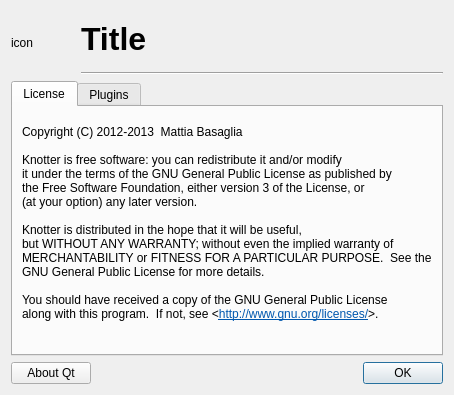
<?xml version="1.0" encoding="UTF-8"?>
<ui version="4.0">
 <class>About_Dialog</class>
 <widget class="QDialog" name="About_Dialog">
  <property name="geometry">
   <rect>
    <x>0</x>
    <y>0</y>
    <width>416</width>
    <height>395</height>
   </rect>
  </property>
  <property name="windowIcon">
   <iconset theme="help-about">
    <normaloff/>
   </iconset>
  </property>
  <layout class="QVBoxLayout" name="verticalLayout_3">
   <item>
    <layout class="QHBoxLayout" name="horizontalLayout_2">
     <item>
      <widget class="QLabel" name="label_icon">
       <property name="sizePolicy">
        <sizepolicy hsizetype="Fixed" vsizetype="Fixed">
         <horstretch>0</horstretch>
         <verstretch>0</verstretch>
        </sizepolicy>
       </property>
       <property name="minimumSize">
        <size>
         <width>64</width>
         <height>64</height>
        </size>
       </property>
       <property name="maximumSize">
        <size>
         <width>64</width>
         <height>64</height>
        </size>
       </property>
       <property name="text">
        <string notr="true">icon</string>
       </property>
      </widget>
     </item>
     <item>
      <layout class="QVBoxLayout" name="verticalLayout_2">
       <item>
        <widget class="QLabel" name="label_title">
         <property name="font">
          <font>
           <pointsize>24</pointsize>
           <weight>75</weight>
           <bold>true</bold>
          </font>
         </property>
         <property name="text">
          <string notr="true">Title</string>
         </property>
        </widget>
       </item>
       <item>
        <widget class="Line" name="line">
         <property name="orientation">
          <enum>Qt::Horizontal</enum>
         </property>
        </widget>
       </item>
      </layout>
     </item>
    </layout>
   </item>
   <item>
    <widget class="QTabWidget" name="tabWidget">
     <property name="currentIndex">
      <number>0</number>
     </property>
     <widget class="QWidget" name="tab_license">
      <attribute name="title">
       <string>License</string>
      </attribute>
      <layout class="QVBoxLayout" name="verticalLayout">
       <item>
        <widget class="QLabel" name="label">
         <property name="text">
          <string>&lt;!DOCTYPE HTML PUBLIC &quot;-//W3C//DTD HTML 4.0//EN&quot; &quot;http://www.w3.org/TR/REC-html40/strict.dtd&quot;&gt;
&lt;html&gt;&lt;head&gt;&lt;meta name=&quot;qrichtext&quot; content=&quot;1&quot; /&gt;&lt;style type=&quot;text/css&quot;&gt;
p, li { white-space: pre-wrap; }
&lt;/style&gt;&lt;/head&gt;&lt;body style=&quot; font-family:'Sans Serif'; font-size:9pt; font-weight:400; font-style:normal;&quot;&gt;
&lt;p style=&quot; margin-top:0px; margin-bottom:0px; margin-left:0px; margin-right:0px; -qt-block-indent:0; text-indent:0px;&quot;&gt;Copyright (C) 2012-2013  Mattia Basaglia&lt;/p&gt;
&lt;p style=&quot;-qt-paragraph-type:empty; margin-top:0px; margin-bottom:0px; margin-left:0px; margin-right:0px; -qt-block-indent:0; text-indent:0px;&quot;&gt;&lt;br /&gt;&lt;/p&gt;
&lt;p style=&quot; margin-top:0px; margin-bottom:0px; margin-left:0px; margin-right:0px; -qt-block-indent:0; text-indent:0px;&quot;&gt;Knotter is free software: you can redistribute it and/or modify&lt;/p&gt;
&lt;p style=&quot; margin-top:0px; margin-bottom:0px; margin-left:0px; margin-right:0px; -qt-block-indent:0; text-indent:0px;&quot;&gt;it under the terms of the GNU General Public License as published by&lt;/p&gt;
&lt;p style=&quot; margin-top:0px; margin-bottom:0px; margin-left:0px; margin-right:0px; -qt-block-indent:0; text-indent:0px;&quot;&gt;the Free Software Foundation, either version 3 of the License, or&lt;/p&gt;
&lt;p style=&quot; margin-top:0px; margin-bottom:0px; margin-left:0px; margin-right:0px; -qt-block-indent:0; text-indent:0px;&quot;&gt;(at your option) any later version.&lt;/p&gt;
&lt;p style=&quot;-qt-paragraph-type:empty; margin-top:0px; margin-bottom:0px; margin-left:0px; margin-right:0px; -qt-block-indent:0; text-indent:0px;&quot;&gt;&lt;br /&gt;&lt;/p&gt;
&lt;p style=&quot; margin-top:0px; margin-bottom:0px; margin-left:0px; margin-right:0px; -qt-block-indent:0; text-indent:0px;&quot;&gt;Knotter is distributed in the hope that it will be useful,&lt;/p&gt;
&lt;p style=&quot; margin-top:0px; margin-bottom:0px; margin-left:0px; margin-right:0px; -qt-block-indent:0; text-indent:0px;&quot;&gt;but WITHOUT ANY WARRANTY; without even the implied warranty of&lt;/p&gt;
&lt;p style=&quot; margin-top:0px; margin-bottom:0px; margin-left:0px; margin-right:0px; -qt-block-indent:0; text-indent:0px;&quot;&gt;MERCHANTABILITY or FITNESS FOR A PARTICULAR PURPOSE.  See the&lt;/p&gt;
&lt;p style=&quot; margin-top:0px; margin-bottom:0px; margin-left:0px; margin-right:0px; -qt-block-indent:0; text-indent:0px;&quot;&gt;GNU General Public License for more details.&lt;/p&gt;
&lt;p style=&quot;-qt-paragraph-type:empty; margin-top:0px; margin-bottom:0px; margin-left:0px; margin-right:0px; -qt-block-indent:0; text-indent:0px;&quot;&gt;&lt;br /&gt;&lt;/p&gt;
&lt;p style=&quot; margin-top:0px; margin-bottom:0px; margin-left:0px; margin-right:0px; -qt-block-indent:0; text-indent:0px;&quot;&gt;You should have received a copy of the GNU General Public License&lt;/p&gt;
&lt;p style=&quot; margin-top:0px; margin-bottom:0px; margin-left:0px; margin-right:0px; -qt-block-indent:0; text-indent:0px;&quot;&gt;along with this program.  If not, see &amp;lt;&lt;a href=&quot;http://www.gnu.org/licenses/&quot;&gt;&lt;span style=&quot; text-decoration: underline; color:#0057ae;&quot;&gt;http://www.gnu.org/licenses/&lt;/span&gt;&lt;/a&gt;&amp;gt;.&lt;/p&gt;
&lt;p style=&quot;-qt-paragraph-type:empty; margin-top:0px; margin-bottom:0px; margin-left:0px; margin-right:0px; -qt-block-indent:0; text-indent:0px;&quot;&gt;&lt;br /&gt;&lt;/p&gt;&lt;/body&gt;&lt;/html&gt;</string>
         </property>
         <property name="textFormat">
          <enum>Qt::RichText</enum>
         </property>
        </widget>
       </item>
      </layout>
     </widget>
     <widget class="QWidget" name="tab">
      <attribute name="title">
       <string>Plugins</string>
      </attribute>
      <layout class="QVBoxLayout" name="verticalLayout_4">
       <item>
        <widget class="QLabel" name="label_2">
         <property name="text">
          <string>Plugins are loaded from the following directories:</string>
         </property>
        </widget>
       </item>
       <item>
        <widget class="QListWidget" name="list_plugin_dirs"/>
       </item>
      </layout>
     </widget>
    </widget>
   </item>
   <item>
    <layout class="QHBoxLayout" name="horizontalLayout">
     <item>
      <widget class="QPushButton" name="button_qt">
       <property name="text">
        <string>About Qt</string>
       </property>
      </widget>
     </item>
     <item>
      <widget class="QDialogButtonBox" name="buttonBox">
       <property name="orientation">
        <enum>Qt::Horizontal</enum>
       </property>
       <property name="standardButtons">
        <set>QDialogButtonBox::Ok</set>
       </property>
      </widget>
     </item>
    </layout>
   </item>
  </layout>
 </widget>
 <resources/>
 <connections>
  <connection>
   <sender>buttonBox</sender>
   <signal>accepted()</signal>
   <receiver>About_Dialog</receiver>
   <slot>accept()</slot>
   <hints>
    <hint type="sourcelabel">
     <x>248</x>
     <y>254</y>
    </hint>
    <hint type="destinationlabel">
     <x>157</x>
     <y>274</y>
    </hint>
   </hints>
  </connection>
  <connection>
   <sender>buttonBox</sender>
   <signal>rejected()</signal>
   <receiver>About_Dialog</receiver>
   <slot>reject()</slot>
   <hints>
    <hint type="sourcelabel">
     <x>316</x>
     <y>260</y>
    </hint>
    <hint type="destinationlabel">
     <x>286</x>
     <y>274</y>
    </hint>
   </hints>
  </connection>
 </connections>
</ui>
